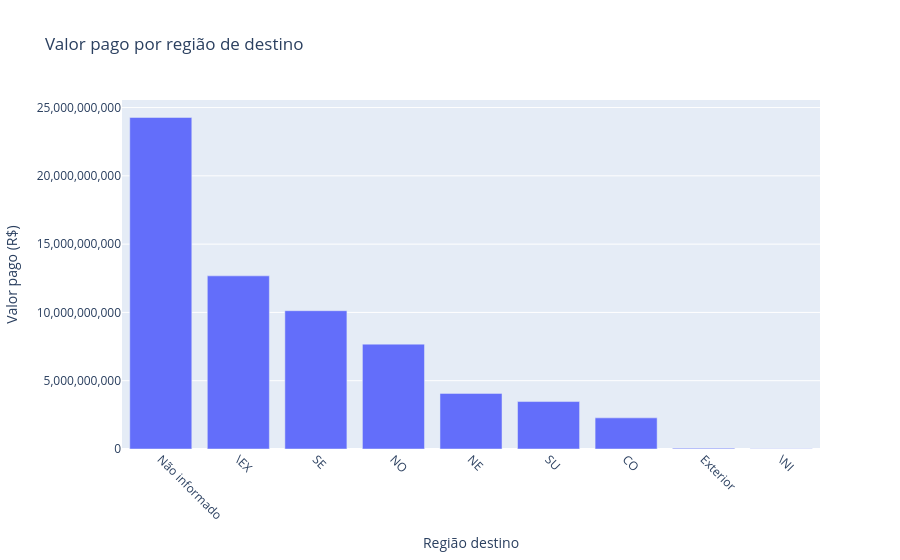

This figure's notebook cell:
### Markdown cell above
analisando a reagiao destino -> existe alguma regiao com viés?

### Code cell
regiao_df = con.execute("""
SELECT
    COALESCE(regiao_destino, 'Não informado') AS regiao_destino,
    SUM(valor_pago) AS valor_pago_total,
    COUNT(*) AS qtd
FROM 'dados/cnpq_com_capes.parquet'
GROUP BY regiao_destino
ORDER BY valor_pago_total DESC
""").fetchdf()

regiao_df.head(50)

# plot simples
import plotly.express as px

fig = px.bar(
    regiao_df.sort_values('valor_pago_total', ascending=False),
    x='regiao_destino',
    y='valor_pago_total',
    title='Valor pago por região de destino',
    labels={'regiao_destino': 'Região destino', 'valor_pago_total': 'Valor pago (R$)'}
)
fig.update_layout(xaxis_tickangle=45, yaxis_tickformat=",")
fig.show()

### Figure 1 — Plotly figure (JSON) as saved in the notebook; plotly's stock layout.template omitted (floating-point values rounded to 4 significant figures)
{"data": [{"hovertemplate": "Região destino=%{x}<br>Valor pago (R$)=%{y}<extra></extra>", "legendgroup": "", "marker": {"color": "#636efa", "pattern": {"shape": ""}}, "name": "", "orientation": "v", "showlegend": false, "textposition": "auto", "type": "bar", "x": ["Não informado", "\\EX", "SE", "NO", "NE", "SU", "CO", "Exterior", "\\NI"], "xaxis": "x", "y": [24270000000.0, 12680000000.0, 10130000000.0, 7678000000.0, 4072000000.0, 3473000000.0, 2279000000.0, 61680000.0, 22620000.0], "yaxis": "y"}], "layout": {"barmode": "relative", "legend": {"tracegroupgap": 0}, "title": {"text": "Valor pago por região de destino"}, "xaxis": {"anchor": "y", "domain": [0, 1], "tickangle": 45, "title": {"text": "Região destino"}}, "yaxis": {"anchor": "x", "domain": [0, 1], "tickformat": ",", "title": {"text": "Valor pago (R$)"}}}}
